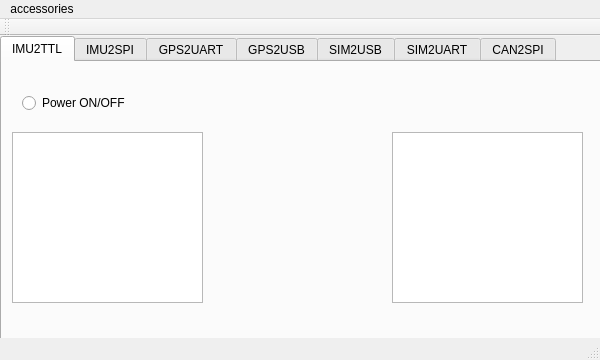
<?xml version="1.0" encoding="UTF-8"?>
<ui version="4.0">
 <class>MainWindow</class>
 <widget class="QMainWindow" name="MainWindow">
  <property name="geometry">
   <rect>
    <x>0</x>
    <y>0</y>
    <width>600</width>
    <height>360</height>
   </rect>
  </property>
  <property name="windowTitle">
   <string>MainWindow</string>
  </property>
  <widget class="QWidget" name="centralWidget">
   <widget class="QTabWidget" name="tabWidget">
    <property name="geometry">
     <rect>
      <x>0</x>
      <y>0</y>
      <width>801</width>
      <height>421</height>
     </rect>
    </property>
    <property name="currentIndex">
     <number>0</number>
    </property>
    <widget class="QWidget" name="IMU2TTL">
     <attribute name="title">
      <string>IMU2TTL</string>
     </attribute>
     <widget class="QRadioButton" name="i2tcheck">
      <property name="geometry">
       <rect>
        <x>20</x>
        <y>30</y>
        <width>131</width>
        <height>22</height>
       </rect>
      </property>
      <property name="text">
       <string>Power ON/OFF</string>
      </property>
     </widget>
     <widget class="QTextBrowser" name="IMUOutText">
      <property name="geometry">
       <rect>
        <x>10</x>
        <y>70</y>
        <width>191</width>
        <height>171</height>
       </rect>
      </property>
     </widget>
     <widget class="QGraphicsView" name="IMUOut3D">
      <property name="geometry">
       <rect>
        <x>390</x>
        <y>70</y>
        <width>191</width>
        <height>171</height>
       </rect>
      </property>
     </widget>
    </widget>
    <widget class="QWidget" name="IMU2SPI">
     <attribute name="title">
      <string>IMU2SPI</string>
     </attribute>
     <widget class="QRadioButton" name="IMUSPIRadio">
      <property name="geometry">
       <rect>
        <x>20</x>
        <y>30</y>
        <width>131</width>
        <height>22</height>
       </rect>
      </property>
      <property name="text">
       <string>Power ON/OFF</string>
      </property>
     </widget>
     <widget class="QTextBrowser" name="IMUSPITextOut">
      <property name="geometry">
       <rect>
        <x>10</x>
        <y>70</y>
        <width>571</width>
        <height>171</height>
       </rect>
      </property>
     </widget>
    </widget>
    <widget class="QWidget" name="GPS2UART">
     <attribute name="title">
      <string>GPS2UART</string>
     </attribute>
     <widget class="QRadioButton" name="radioButton_3">
      <property name="geometry">
       <rect>
        <x>20</x>
        <y>30</y>
        <width>131</width>
        <height>22</height>
       </rect>
      </property>
      <property name="text">
       <string>Power ON/OFF</string>
      </property>
     </widget>
     <widget class="QLineEdit" name="lineEdit">
      <property name="geometry">
       <rect>
        <x>20</x>
        <y>90</y>
        <width>151</width>
        <height>27</height>
       </rect>
      </property>
      <property name="placeholderText">
       <string>Enter AT command</string>
      </property>
     </widget>
     <widget class="QPushButton" name="pushButton">
      <property name="geometry">
       <rect>
        <x>190</x>
        <y>90</y>
        <width>99</width>
        <height>27</height>
       </rect>
      </property>
      <property name="text">
       <string>ENTER</string>
      </property>
     </widget>
    </widget>
    <widget class="QWidget" name="GPS2USB">
     <attribute name="title">
      <string>GPS2USB</string>
     </attribute>
     <widget class="QRadioButton" name="radioButton_9">
      <property name="geometry">
       <rect>
        <x>20</x>
        <y>30</y>
        <width>131</width>
        <height>22</height>
       </rect>
      </property>
      <property name="text">
       <string>Power ON/OFF</string>
      </property>
     </widget>
     <widget class="QPushButton" name="pushButton_3">
      <property name="geometry">
       <rect>
        <x>190</x>
        <y>90</y>
        <width>99</width>
        <height>27</height>
       </rect>
      </property>
      <property name="text">
       <string>ENTER</string>
      </property>
     </widget>
     <widget class="QLineEdit" name="lineEdit_3">
      <property name="geometry">
       <rect>
        <x>20</x>
        <y>90</y>
        <width>151</width>
        <height>27</height>
       </rect>
      </property>
      <property name="placeholderText">
       <string>Enter AT command</string>
      </property>
     </widget>
    </widget>
    <widget class="QWidget" name="SIM2USB">
     <attribute name="title">
      <string>SIM2USB</string>
     </attribute>
     <widget class="QPushButton" name="pushButton_4">
      <property name="geometry">
       <rect>
        <x>190</x>
        <y>90</y>
        <width>99</width>
        <height>27</height>
       </rect>
      </property>
      <property name="text">
       <string>ENTER</string>
      </property>
     </widget>
     <widget class="QLineEdit" name="lineEdit_4">
      <property name="geometry">
       <rect>
        <x>20</x>
        <y>90</y>
        <width>151</width>
        <height>27</height>
       </rect>
      </property>
      <property name="placeholderText">
       <string>Enter AT command</string>
      </property>
     </widget>
     <widget class="QRadioButton" name="radioButton_10">
      <property name="geometry">
       <rect>
        <x>20</x>
        <y>30</y>
        <width>131</width>
        <height>22</height>
       </rect>
      </property>
      <property name="text">
       <string>Power ON/OFF</string>
      </property>
     </widget>
    </widget>
    <widget class="QWidget" name="SIM2UART">
     <attribute name="title">
      <string>SIM2UART</string>
     </attribute>
     <widget class="QLineEdit" name="lineEdit_5">
      <property name="geometry">
       <rect>
        <x>20</x>
        <y>90</y>
        <width>151</width>
        <height>27</height>
       </rect>
      </property>
      <property name="placeholderText">
       <string>Enter AT command</string>
      </property>
     </widget>
     <widget class="QRadioButton" name="radioButton_11">
      <property name="geometry">
       <rect>
        <x>20</x>
        <y>30</y>
        <width>131</width>
        <height>22</height>
       </rect>
      </property>
      <property name="text">
       <string>Power ON/OFF</string>
      </property>
     </widget>
     <widget class="QPushButton" name="pushButton_5">
      <property name="geometry">
       <rect>
        <x>190</x>
        <y>90</y>
        <width>99</width>
        <height>27</height>
       </rect>
      </property>
      <property name="text">
       <string>ENTER</string>
      </property>
     </widget>
    </widget>
    <widget class="QWidget" name="CAN2SPI">
     <attribute name="title">
      <string>CAN2SPI</string>
     </attribute>
     <widget class="QRadioButton" name="radioButton_4">
      <property name="geometry">
       <rect>
        <x>20</x>
        <y>30</y>
        <width>131</width>
        <height>22</height>
       </rect>
      </property>
      <property name="text">
       <string>Power ON/OFF</string>
      </property>
     </widget>
     <widget class="QCheckBox" name="checkBox">
      <property name="geometry">
       <rect>
        <x>30</x>
        <y>80</y>
        <width>97</width>
        <height>22</height>
       </rect>
      </property>
      <property name="text">
       <string>RPM</string>
      </property>
     </widget>
     <widget class="QCheckBox" name="checkBox_2">
      <property name="geometry">
       <rect>
        <x>430</x>
        <y>80</y>
        <width>97</width>
        <height>22</height>
       </rect>
      </property>
      <property name="text">
       <string>speed</string>
      </property>
     </widget>
     <widget class="QGraphicsView" name="graphicsView">
      <property name="geometry">
       <rect>
        <x>530</x>
        <y>120</y>
        <width>256</width>
        <height>192</height>
       </rect>
      </property>
     </widget>
    </widget>
   </widget>
  </widget>
  <widget class="QMenuBar" name="menuBar">
   <property name="geometry">
    <rect>
     <x>0</x>
     <y>0</y>
     <width>600</width>
     <height>25</height>
    </rect>
   </property>
   <widget class="QMenu" name="menuAccessories">
    <property name="title">
     <string>accessories</string>
    </property>
    <addaction name="separator"/>
    <addaction name="actionClose"/>
   </widget>
   <addaction name="menuAccessories"/>
  </widget>
  <widget class="QStatusBar" name="statusBar"/>
  <widget class="QToolBar" name="mainToolBar">
   <attribute name="toolBarArea">
    <enum>TopToolBarArea</enum>
   </attribute>
   <attribute name="toolBarBreak">
    <bool>false</bool>
   </attribute>
  </widget>
  <action name="actionClose">
   <property name="text">
    <string>Close</string>
   </property>
  </action>
 </widget>
 <layoutdefault spacing="6" margin="11"/>
 <resources/>
 <connections/>
</ui>
